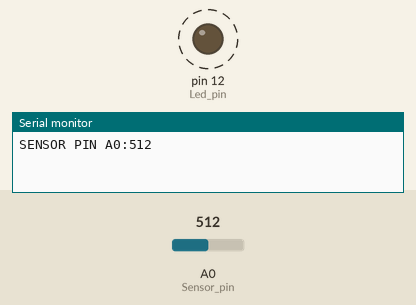
Simulated run of this sketch. Board: Arduino Uno, built with avr-gcc and run on an emulated ATmega328P. On the bench: output pins drawn as LEDs (lit = HIGH), the last lines printed to the serial monitor. Dashed ring = blinking. Inputs (shaded band) come from the test bench; at power-on: A0 (Sensor_pin) = 512.

Above: at 1.8 s.
1.9 s: A0 (Sensor_pin) set to 0
At 2.6 s:
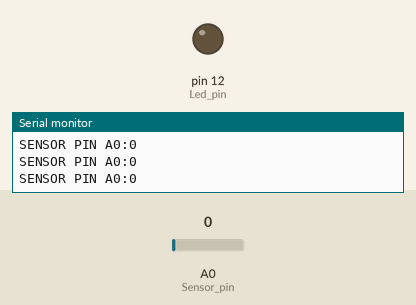
6.0 s: A0 (Sensor_pin) set to 122
At 6.31 s:
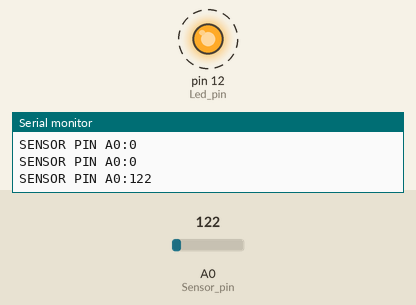
Timing chart, 0 to 15.5 s (numbered marks = the images above; inputs shaded):
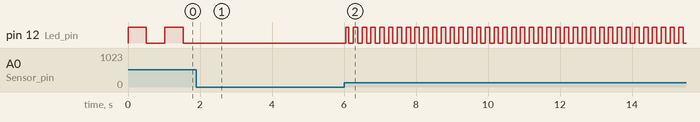

The sketch:

arduino_reed_switch.ino
```cpp
int Sensor_pin = A0 ; // initializing A0 as sensor pin
int Led_pin = 12 ;  // initializing pin 12 as led pin
int Value = 0 ;  // initializing a variable to store sensor value
void setup ( ) {
  pinMode ( Led_pin, OUTPUT ) ;  // declaring pin 12 as output pin
  Serial.begin ( 9600 ) ; // Setting baud rate at 9600
}

void loop ( ) {
  Value = analogRead ( Sensor_pin ) ; // reading from the sensor
  digitalWrite ( Led_pin, HIGH ) ;
  delay (Value ) ;
  digitalWrite ( Led_pin, LOW ) ;
  delay ( Value ) ;
  Serial.print( "SENSOR PIN A0:" ) ;
  Serial.println ( Value, DEC ) ;// displaying the value on serial monitor
  if(Value == 76){
    Serial.println("On");
  }
}
```

Measured:
- after the input at 1.9 s, pin 12 (Led_pin): stops changing and stays LOW
- after the input at 6.0 s, pin 12 (Led_pin): alternates HIGH for 0.12 s and LOW for 0.12 s, starting after 0.05 s
- by itself, pin 12 (Led_pin): alternates HIGH for 0.51 s and LOW for 0.51 s
